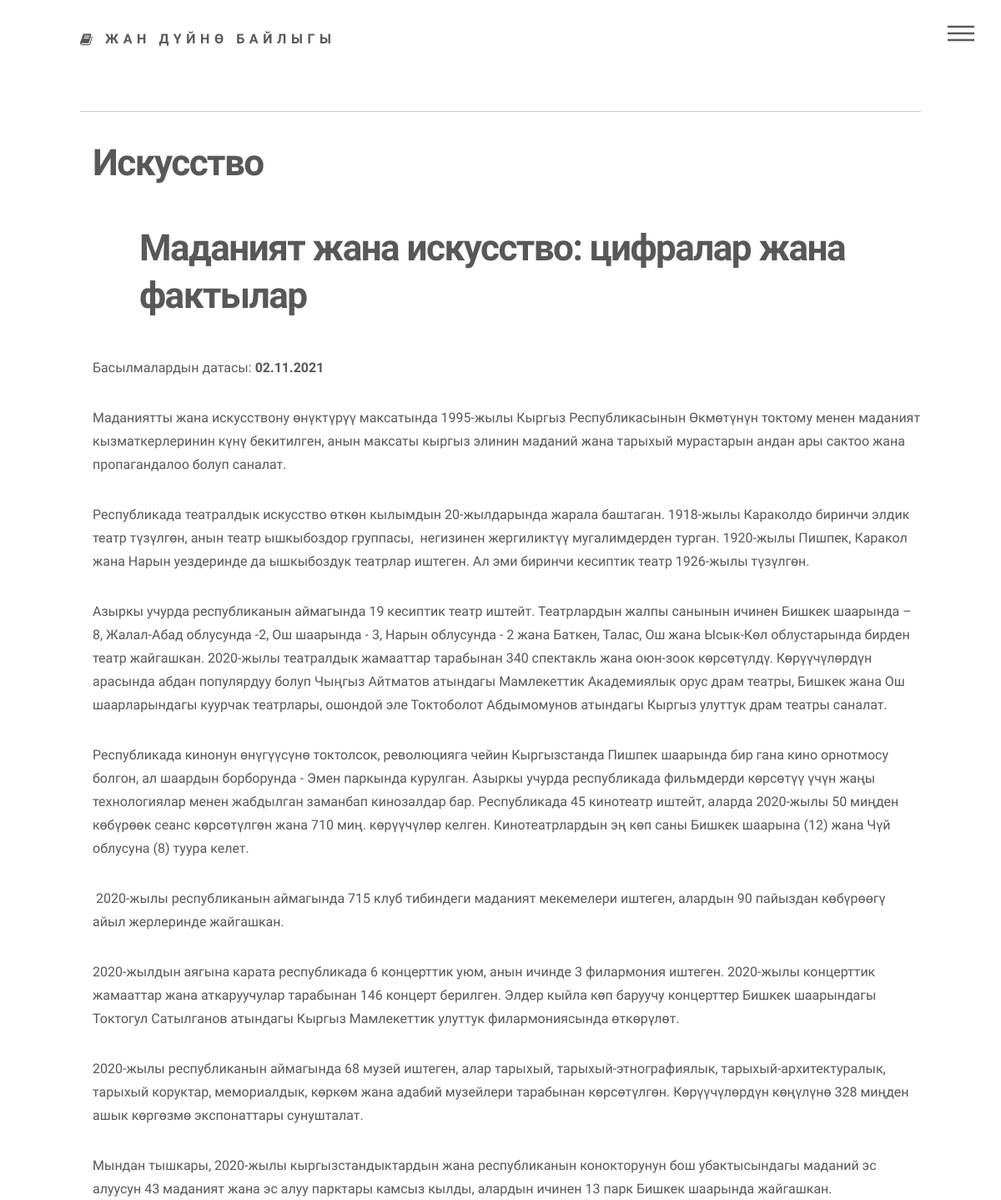
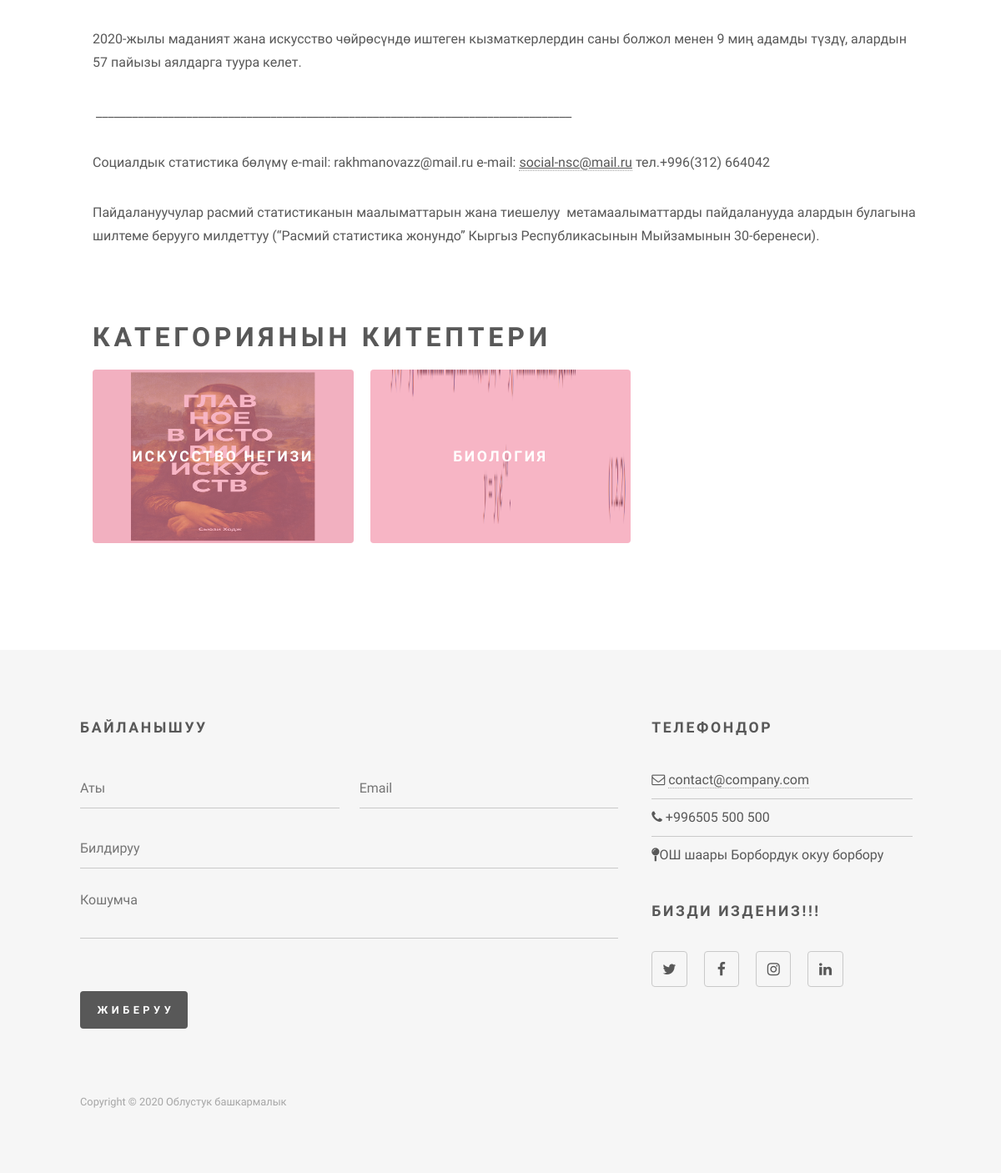
/article/6/, run on the app's committed database (2 pictures, top to bottom).
### website/models.py (models this page shows, shortened)
class Article(models.Model):
    title = models.CharField(max_length=200, verbose_name="Заголовок",default='')
    content = RichTextField(verbose_name="Содержание")
    topic = models.ForeignKey(Topic, on_delete=models.CASCADE, related_name="articles", verbose_name="Тема")

class Book(models.Model):
    title = models.CharField(max_length=200, verbose_name="Название книги")
    cover = models.ImageField(upload_to='book_covers/', verbose_name="Фото книги")
    categories = models.ManyToManyField(Category, related_name="books", verbose_name="Категории")

### website/views.py (the view)
# urls.py: path('article/<int:id>/',views.topic_detail, name='topic_detail'),
def topic_detail(request, id):
    articles = Article.objects.filter(topic=id)
    topic = Topic.objects.get(id=id)
    books = Book.objects.filter(categories__in=topic.books.values_list('categories', flat=True)).distinct()
    print("after")
    for i in books:
        print(i.title)
    context = {
        "articles": articles,
        "kategory": kategory,
        "books": books
    }
    return render(request, 'website/other/product-details.html', context)

### website/templates/website/other/product-details.html (shortened to what this page needs)
{% extends 'website/main.html' %}
{% block content  %}
{% include 'website/header.html' %}
{% load static %}
					<div id="main">
						<div class="inner">
							<div class="container-fluid">
								<div class="row">
									{% for i in articles %}
									<center><h1>{{i.title}}</h1></center>
									{{i.content| safe }}
									{% endfor %}
								</div>
							</div>
							<br>
							<br>
							<div class="container-fluid">
								<h2 class="h2">Категориянын китептери  </h2>
								<section class="tiles">
									{% for i in books %}
									<article class="style1">
										<span class="image">
											<img src="{{i.cover.url}}" width="312" height="208" alt="" />
										</span>
										<a href="{% url 'topic' i.id %}">
											<h2>{{i.title}}</h2>
										</a>
									</article>
									{% endfor %}
								</section>
							</div>
						</div>
					</div>
					{% include 'website/footer.html' %}
		{% endblock %}

### data on the page
Article: title "Искусство", content "Маданият жана искусство: цифралар жана фактылар Басылмалардын датасы: 02.11.2021 Маданиятты жана искусствону өнүктүрүү максатында 1995-жылы Кыргыз Республикасынын Өкмөтүнүн токтому менен маданият кызматкерлеринин күнү бекитилген, анын максаты кыргыз элинин маданий жана тарыхый мурастарын андан ары сактоо жана пропагандалоо болуп саналат. Республикада театралдык искусство өткөн кылымдын 20-жылдарында жарала баштаган. 1918-жылы Караколдо биринчи элдик театр түзүлгөн, анын театр ышкыбоздор группасы, негизинен жергиликтүү мугалимдерден турган. 1920-жылы Пишпек, Каракол жана Нарын уездеринде да ышкыбоздук театрлар иштеген. Ал эми биринчи кесиптик театр 1926-жылы түзүлгөн. Азыркы учурда…"
Book: cover (picture), title "ИСКУССТВО НЕГИЗИ"
Book: cover (picture), title "БИОЛОГИЯ"
